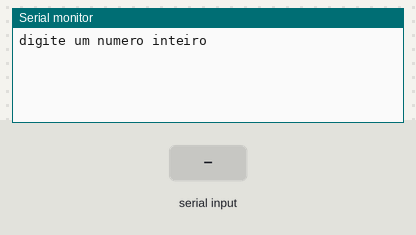
Bench run of a sketch on a simulated Arduino Uno, built with avr-gcc and run on an emulated ATmega328P. Parts: the last lines printed to the serial monitor. The test bench sets the inputs (shaded band).

Above: at 1.2 s.
1.3 s: "90,45\n" received over Serial
At 2.6 s:
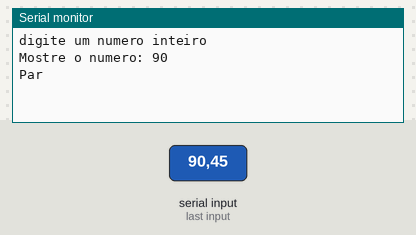
At 5.5 s:
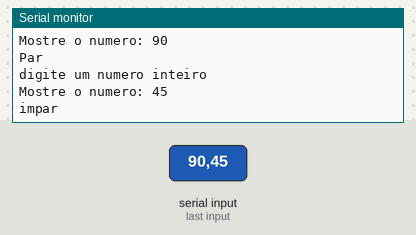
5.8 s: "30,150\n" received over Serial
Timing chart, 0 to 8.8 s (numbered marks = the images above; inputs shaded):
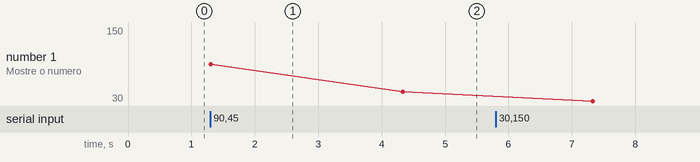

Measured:
- after the input at 1.3 s, the serial monitor: prints a new line at once (image 1)
- plotted number 1: 45 → 150 after the input at 5.8 s

The sketch:

if_simples_e_composto_51.ino
```cpp
int numero ;
void setup()
{
  Serial.begin(9600);
}

void loop()
{
  Serial.println("digite um numero inteiro");
  while (!Serial.available());
  numero = Serial.parseInt();


  Serial.println("Mostre o numero: " + String(numero));

  if (numero %2 == 0) {
    Serial.println("Par");
} else {
    Serial.println("impar");
  }

  delay(3000);
}
```
